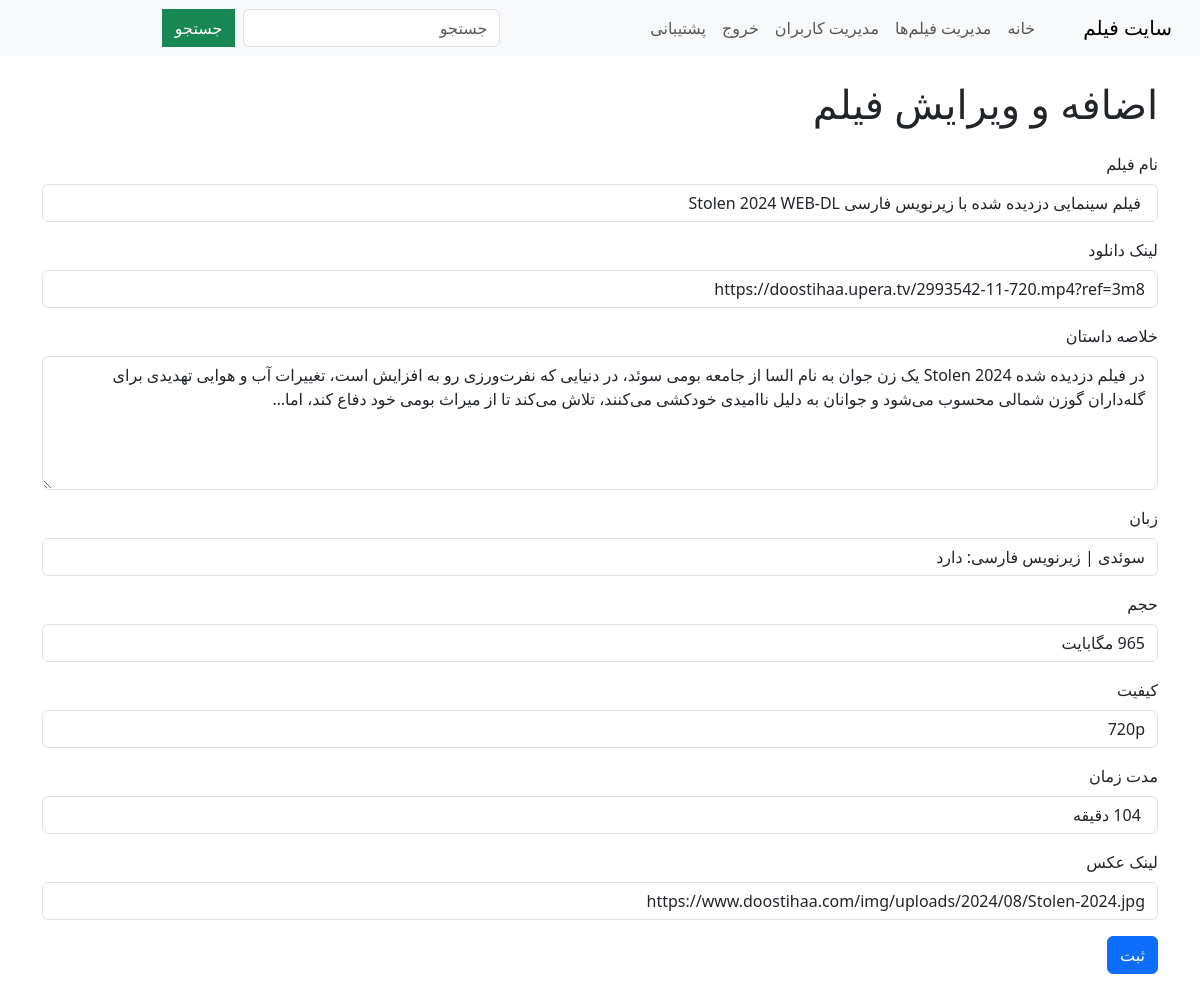
The app's page /edit/5 (signed in) with its own data.
### app.py (models this page shows)
class Movie(db.Model):
    id = db.Column(db.Integer, primary_key=True)
    title = db.Column(db.String(150), nullable=False)
    link = db.Column(db.String(255), nullable=False)
    description = db.Column(db.Text, nullable=False)
    language = db.Column(db.String(50), nullable=False)
    size = db.Column(db.String(50), nullable=False)
    quality = db.Column(db.String(50), nullable=False)
    duration = db.Column(db.String(50), nullable=False)
    image_link = db.Column(db.String(255), nullable=True)

### app.py (the view)
@app.route('/edit/<int:movie_id>', methods=['GET', 'POST'])
@login_required
def edit_movie(movie_id):
    movie = Movie.query.get_or_404(movie_id)
    form = MovieForm(obj=movie)
    if form.validate_on_submit():
        form.populate_obj(movie)
        db.session.commit()
        flash('فیلم با موفقیت ویرایش شد!', 'success')
        return redirect(url_for('index'))
    return render_template('admin.html', form=form)

### app.py
class MovieForm(FlaskForm):
    title = StringField('نام فیلم', validators=[DataRequired()])
    link = StringField('لینک دانلود', validators=[DataRequired()])
    description = TextAreaField('خلاصه داستان', validators=[DataRequired()])
    language = StringField('زبان', validators=[DataRequired()])
    size = StringField('حجم', validators=[DataRequired()])
    quality = StringField('کیفیت', validators=[DataRequired()])
    duration = StringField('مدت زمان', validators=[DataRequired()])
    image_link = StringField('لینک عکس', validators=[DataRequired()])
    submit = SubmitField('ثبت')

### app.py (called while the page is built)
def login_required(f):
    @wraps(f)
    def decorated_function(*args, **kwargs):
        if 'admin_id' not in session:
            flash('لطفاً برای دسترسی به این صفحه وارد شوید.', 'danger')
            return redirect(url_for('login'))
        return f(*args, **kwargs)
    return decorated_function

### templates/admin.html (shortened to what this page needs)
{% extends "base.html" %}
{% block content %}
<h1 class="mb-4">اضافه و ویرایش فیلم</h1>
<form method="POST">
    <div class="mb-3">
        {{ form.title.label(class="form-label") }}
        {{ form.title(class="form-control") }}
    </div>
    <div class="mb-3">
        {{ form.link.label(class="form-label") }}
        {{ form.link(class="form-control") }}
    </div>
    <div class="mb-3">
        {{ form.description.label(class="form-label") }}
        {{ form.description(class="form-control", rows=5) }}
    </div>
    <div class="mb-3">
        {{ form.language.label(class="form-label") }}
        {{ form.language(class="form-control") }}
    </div>
    <div class="mb-3">
        {{ form.size.label(class="form-label") }}
        {{ form.size(class="form-control") }}
    </div>
    <div class="mb-3">
        {{ form.quality.label(class="form-label") }}
        {{ form.quality(class="form-control") }}
    </div>
    <div class="mb-3">
        {{ form.duration.label(class="form-label") }}
        {{ form.duration(class="form-control") }}
    </div>
    <div class="mb-3">
        {{ form.image_link.label(class="form-label") }}
        {{ form.image_link(class="form-control") }}
    </div>
    <div class="mb-3">
        {{ form.submit(class="btn btn-primary") }}
    </div>
</form>
{% endblock %}

### templates/base.html (style rules this page uses)
body { direction: rtl; text-align: right; }

### records on screen
Movie: title "فیلم سینمایی دزدیده شده با زیرنویس فارسی Stolen 2024 WEB-DL", link "https://doostihaa.upera.tv/2993542-11-720.mp4?ref=3m8", description "در فیلم دزدیده شده Stolen 2024 یک زن جوان به نام السا از جامعه بومی سوئد، در دنیایی که نفرت‌ورزی رو به افزایش است، تغییرات آب و هوایی تهدیدی برای گله‌داران گوزن شمالی محسوب می‌شود و جوانان به دلیل ناامیدی خودکشی می‌کنند، تلاش می‌کند تا از میراث بومی خود دفاع کند، اما…", language "سوئدی | زیرنویس فارسی: دارد", size "965 مگابایت", quality "720p", duration "104 دقیقه", image_link "https://www.doostihaa.com/img/uploads/2024/08/Stolen-2024.jpg"
